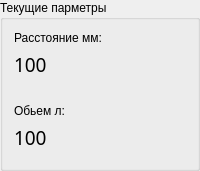
        <widget class="QGroupBox" name="groupBox">
         <property name="title">
          <string>Текущие парметры</string>
         </property>
         <layout class="QGridLayout" name="gridLayout_5" rowstretch="1,1,1,1,1,7">
          <item row="0" column="0" colspan="2">
           <widget class="QLabel" name="lab_Distance">
            <property name="text">
             <string>Расстояние мм:</string>
            </property>
           </widget>
          </item>
          <item row="1" column="0">
           <widget class="QLabel" name="lcd_Distance">
            <property name="font">
             <font>
              <family>Segoe Print</family>
              <pointsize>14</pointsize>
              <weight>50</weight>
              <bold>false</bold>
             </font>
            </property>
            <property name="text">
             <string>100</string>
            </property>
           </widget>
          </item>
          <item row="2" column="0">
           <widget class="QLabel" name="lab_error">
            <property name="text">
             <string/>
            </property>
           </widget>
          </item>
          <item row="2" column="1">
           <widget class="QLabel" name="lab_errFlag">
            <property name="text">
             <string/>
            </property>
           </widget>
          </item>
          <item row="3" column="0">
           <widget class="QLabel" name="lab_Volume">
            <property name="text">
             <string>Обьем л:</string>
            </property>
           </widget>
          </item>
          <item row="4" column="0">
           <widget class="QLabel" name="lcd_Volume">
            <property name="font">
             <font>
              <family>Segoe Print</family>
              <pointsize>14</pointsize>
              <weight>50</weight>
              <bold>false</bold>
             </font>
            </property>
            <property name="text">
             <string>100</string>
            </property>
           </widget>
          </item>
          <item row="5" column="0" colspan="2">
           <widget class="QCustomPlot" name="graph_distanse" native="true"/>
          </item>
         </layout>
        </widget>
